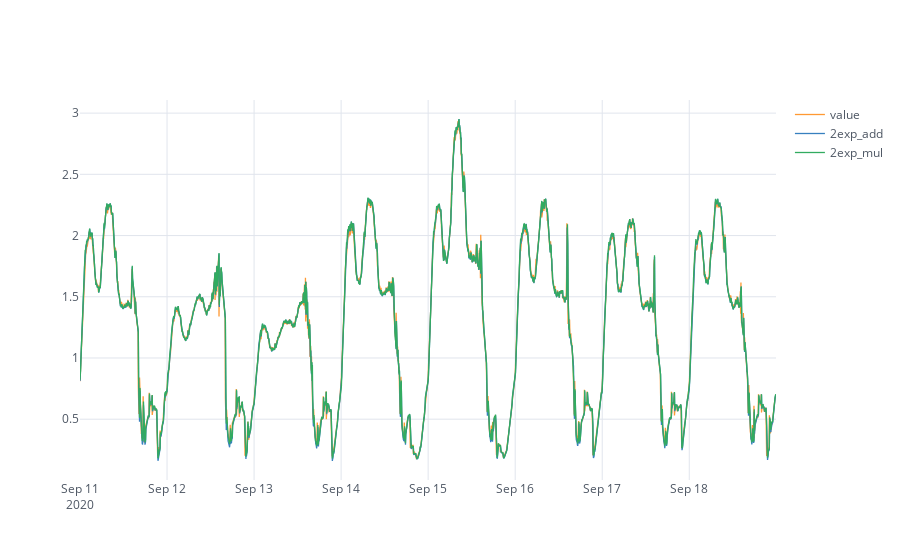

Notebook cell for this chart:
### Code cell
data["2exp_add"] = ExponentialSmoothing(data["value"], trend="add", seasonal=None).fit().fittedvalues
data["2exp_mul"] = ExponentialSmoothing(data["value"], trend="mul", seasonal=None).fit().fittedvalues
data[["value", "2exp_add", "2exp_mul"]].blot(theme="white")

### Figure 1 — Plotly figure (JSON) as saved in the notebook; plotly's stock layout.template omitted (floating-point values rounded to 4 significant figures; data arrays with more than 128 entries replaced by an {"elided": "..."} marker saying what was removed)
{"data": [{"line": {"color": "rgba(255, 153, 51, 1.0)", "dash": "solid", "shape": "linear", "width": 1.3}, "mode": "lines", "name": "value", "showlegend": true, "text": "", "type": "scatter", "x": {"elided": "2302 str values"}, "y": {"elided": "2302 float values"}}, {"line": {"color": "rgba(55, 128, 191, 1.0)", "dash": "solid", "shape": "linear", "width": 1.3}, "mode": "lines", "name": "2exp_add", "showlegend": true, "text": "", "type": "scatter", "x": {"elided": "2302 str values"}, "y": {"elided": "2302 float values"}}, {"line": {"color": "rgba(50, 171, 96, 1.0)", "dash": "solid", "shape": "linear", "width": 1.3}, "mode": "lines", "name": "2exp_mul", "showlegend": true, "text": "", "type": "scatter", "x": {"elided": "2302 str values"}, "y": {"elided": "2302 float values"}}], "layout": {"legend": {"bgcolor": "#FFFFFF", "font": {"color": "#4D5663"}}, "paper_bgcolor": "#FFFFFF", "plot_bgcolor": "#FFFFFF", "title": {"font": {"color": "#4D5663"}, "x": 0.5}, "xaxis": {"gridcolor": "#E1E5ED", "showgrid": true, "tickfont": {"color": "#4D5663"}, "title": {"font": {"color": "#4D5663"}, "text": ""}, "zerolinecolor": "#E1E5ED"}, "yaxis": {"gridcolor": "#E1E5ED", "showgrid": true, "tickfont": {"color": "#4D5663"}, "title": {"font": {"color": "#4D5663"}, "text": ""}, "zerolinecolor": "#E1E5ED"}}}
